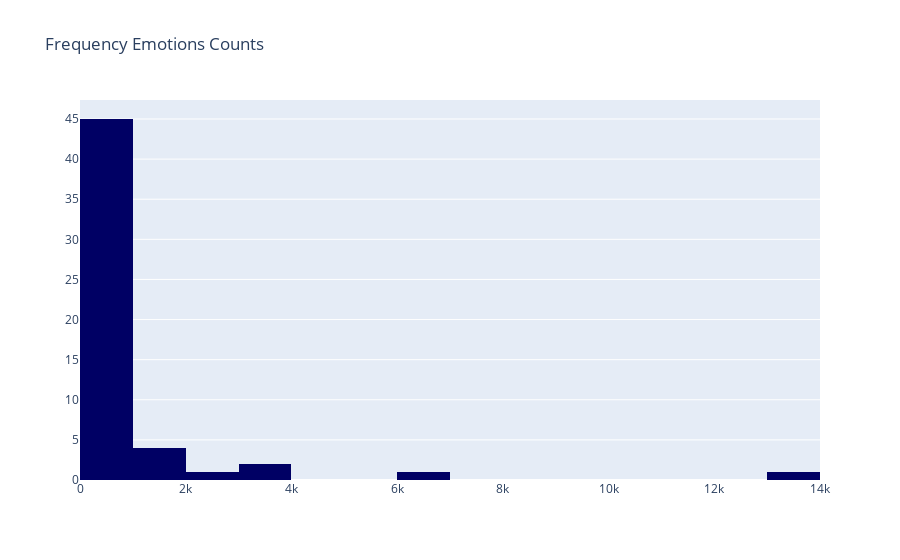

The notebook cell saved with this chart:
### Code cell
x = np.array(df["Text"])
y = np.array(df["Emotion"])

vec = CountVectorizer(ngram_range=(1,2), stop_words = stopwords, min_df=10 )


X = vec.fit_transform(x)
words = vec.get_feature_names()

wsum = np.array(X.sum(0))[0]
ix = wsum.argsort()[::-1]
wrank = wsum[ix] 
labels = [words[i] for i in ix]

def subsample(x, step=150):
    return np.hstack((x[:30], x[10::step]))

freq = subsample(wrank)
r = np.arange(len(freq))

trace = go.Histogram(x=freq, xbins=dict(),
                   marker=dict(color='rgb(0, 0, 100)'))

layout = go.Layout(
    title="Frequency Emotions Counts"
)

fig = go.Figure(data=go.Data([trace]), layout=layout)
iplot(fig, filename='histogram-freq-counts')

### Figure 1 — Plotly figure (JSON) as saved in the notebook; plotly's stock layout.template omitted (floating-point values rounded to 4 significant figures)
{"data": [{"marker": {"color": "rgb(0, 0, 100)"}, "type": "histogram", "x": [13973, 6461, 3661, 3055, 2156, 1201, 1111, 1091, 1032, 960, 947, 865, 847, 811, 802, 759, 746, 744, 723, 694, 656, 650, 646, 643, 627, 620, 616, 615, 596, 593, 947, 169, 103, 79, 66, 54, 44, 37, 32, 28, 25, 23, 21, 19, 17, 16, 15, 14, 13, 12, 11, 11, 10, 10]}], "layout": {"title": {"text": "Frequency Emotions Counts"}}}
